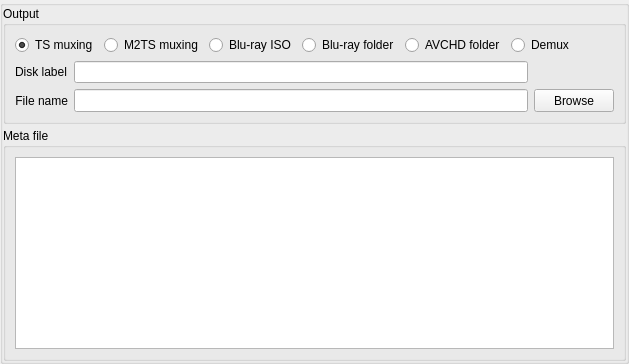
     <widget class="QGroupBox" name="groupBox">
      <property name="sizePolicy">
       <sizepolicy hsizetype="Preferred" vsizetype="Maximum">
        <horstretch>0</horstretch>
        <verstretch>0</verstretch>
       </sizepolicy>
      </property>
      <property name="title">
       <string/>
      </property>
      <property name="flat">
       <bool>true</bool>
      </property>
      <layout class="QVBoxLayout" name="verticalLayout_13">
       <property name="spacing">
        <number>4</number>
       </property>
       <property name="margin">
        <number>0</number>
       </property>
       <item>
        <widget class="QGroupBox" name="groupBox_4">
         <property name="sizePolicy">
          <sizepolicy hsizetype="Preferred" vsizetype="Fixed">
           <horstretch>0</horstretch>
           <verstretch>0</verstretch>
          </sizepolicy>
         </property>
         <property name="title">
          <string>Output</string>
         </property>
         <layout class="QVBoxLayout" name="verticalLayout_2">
          <item>
           <layout class="QHBoxLayout" name="horizontalLayout_7">
            <item>
             <widget class="QRadioButton" name="radioButtonTS">
              <property name="sizePolicy">
               <sizepolicy hsizetype="Fixed" vsizetype="Fixed">
                <horstretch>0</horstretch>
                <verstretch>0</verstretch>
               </sizepolicy>
              </property>
              <property name="text">
               <string>TS muxing</string>
              </property>
              <property name="checked">
               <bool>true</bool>
              </property>
             </widget>
            </item>
            <item>
             <widget class="QRadioButton" name="radioButtonM2TS">
              <property name="sizePolicy">
               <sizepolicy hsizetype="Fixed" vsizetype="Fixed">
                <horstretch>0</horstretch>
                <verstretch>0</verstretch>
               </sizepolicy>
              </property>
              <property name="text">
               <string>M2TS muxing</string>
              </property>
             </widget>
            </item>
            <item>
             <widget class="QRadioButton" name="radioButtonBluRayISO">
              <property name="text">
               <string>Blu-ray ISO</string>
              </property>
             </widget>
            </item>
            <item>
             <widget class="QRadioButton" name="radioButtonBluRay">
              <property name="sizePolicy">
               <sizepolicy hsizetype="Fixed" vsizetype="Fixed">
                <horstretch>0</horstretch>
                <verstretch>0</verstretch>
               </sizepolicy>
              </property>
              <property name="text">
               <string>Blu-ray folder</string>
              </property>
             </widget>
            </item>
            <item>
             <widget class="QRadioButton" name="radioButtonAVCHD">
              <property name="text">
               <string>AVCHD folder</string>
              </property>
             </widget>
            </item>
            <item>
             <widget class="QRadioButton" name="radioButtonDemux">
              <property name="sizePolicy">
               <sizepolicy hsizetype="Fixed" vsizetype="Fixed">
                <horstretch>0</horstretch>
                <verstretch>0</verstretch>
               </sizepolicy>
              </property>
              <property name="text">
               <string>Demux</string>
              </property>
             </widget>
            </item>
            <item>
             <spacer name="horizontalSpacer_4">
              <property name="orientation">
               <enum>Qt::Horizontal</enum>
              </property>
              <property name="sizeHint" stdset="0">
               <size>
                <width>40</width>
                <height>20</height>
               </size>
              </property>
             </spacer>
            </item>
           </layout>
          </item>
          <item>
           <layout class="QGridLayout" name="gridLayout_11">
            <item row="0" column="0">
             <widget class="QLabel" name="DiskLabel">
              <property name="text">
               <string>Disk label</string>
              </property>
             </widget>
            </item>
            <item row="0" column="1">
             <widget class="QLineEdit" name="DiskLabelEdit"/>
            </item>
            <item row="1" column="0">
             <widget class="QLabel" name="FilenameLabel">
              <property name="text">
               <string>File name</string>
              </property>
              <property name="alignment">
               <set>Qt::AlignRight|Qt::AlignTrailing|Qt::AlignVCenter</set>
              </property>
             </widget>
            </item>
            <item row="1" column="1">
             <widget class="QLineEdit" name="outFileName">
              <property name="minimumSize">
               <size>
                <width>0</width>
                <height>23</height>
               </size>
              </property>
             </widget>
            </item>
            <item row="1" column="2">
             <widget class="QPushButton" name="btnBrowse">
              <property name="minimumSize">
               <size>
                <width>75</width>
                <height>23</height>
               </size>
              </property>
              <property name="text">
               <string>Browse</string>
              </property>
             </widget>
            </item>
           </layout>
          </item>
         </layout>
        </widget>
       </item>
       <item>
        <widget class="QGroupBox" name="groupBox_2">
         <property name="minimumSize">
          <size>
           <width>0</width>
           <height>100</height>
          </size>
         </property>
         <property name="maximumSize">
          <size>
           <width>16777215</width>
           <height>1000000</height>
          </size>
         </property>
         <property name="title">
          <string>Meta file</string>
         </property>
         <layout class="QVBoxLayout" name="verticalLayout_6">
          <item>
           <widget class="QTextEdit" name="memoMeta">
            <property name="undoRedoEnabled">
             <bool>false</bool>
            </property>
            <property name="readOnly">
             <bool>true</bool>
            </property>
            <property name="acceptRichText">
             <bool>false</bool>
            </property>
            <property name="textInteractionFlags">
             <set>Qt::TextSelectableByKeyboard|Qt::TextSelectableByMouse</set>
            </property>
           </widget>
          </item>
         </layout>
        </widget>
       </item>
      </layout>
     </widget>
